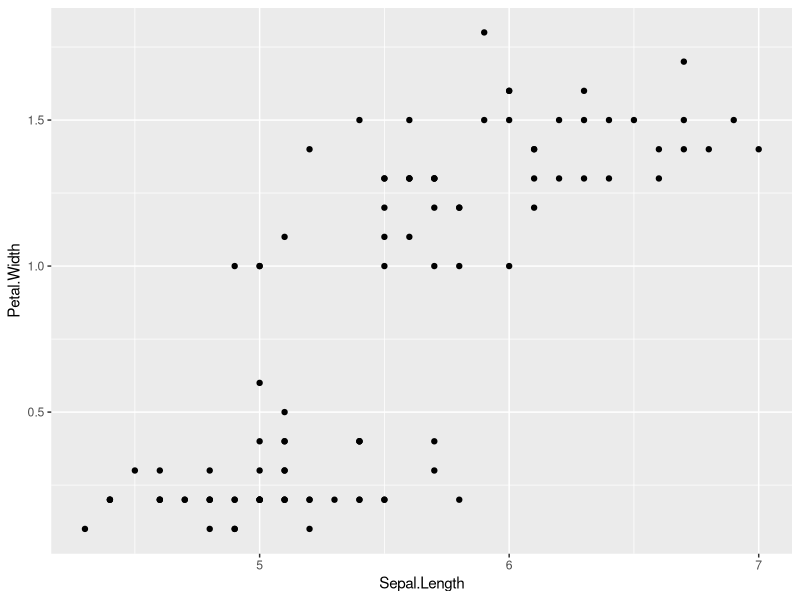
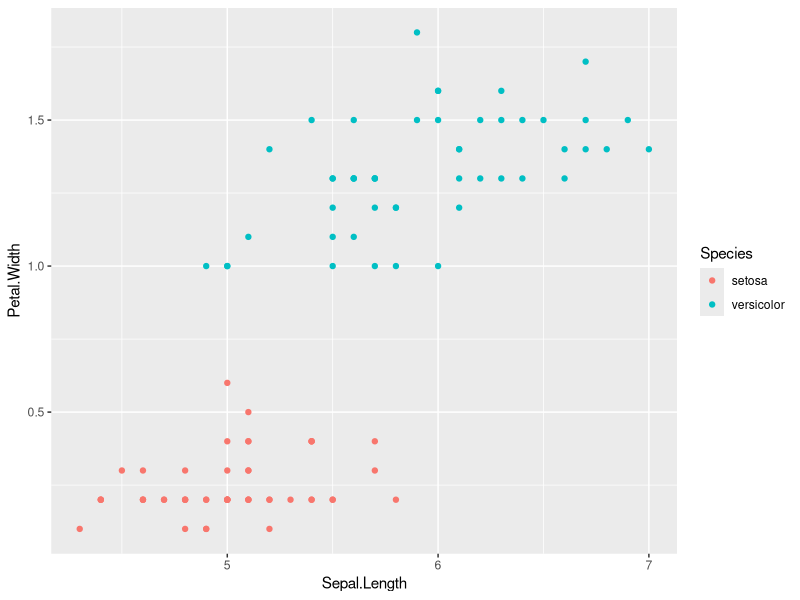
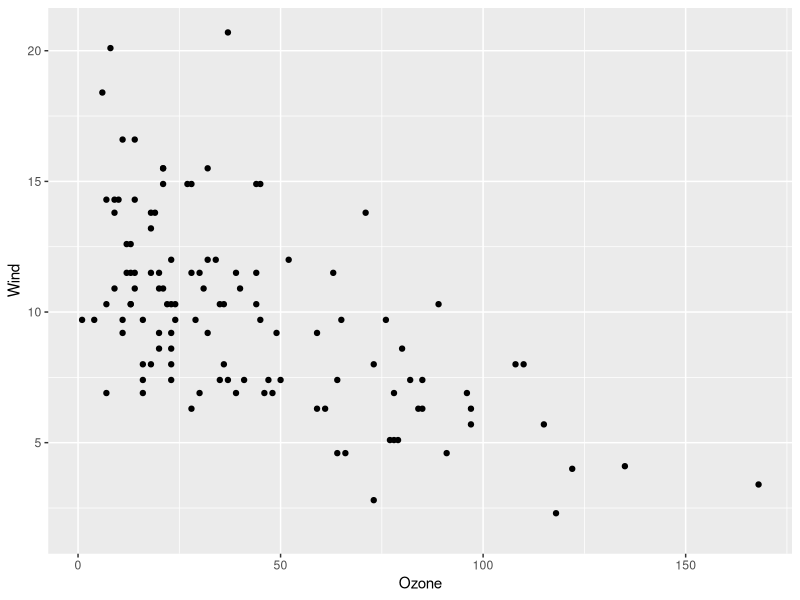
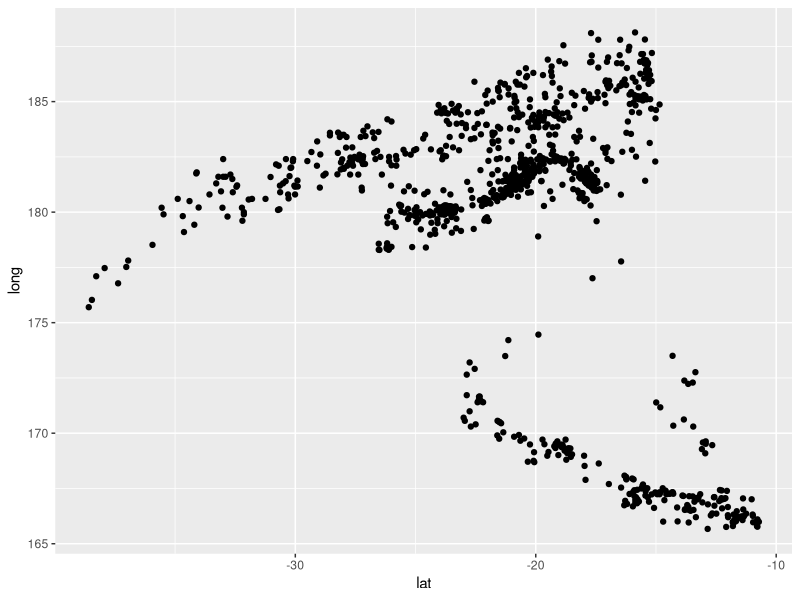
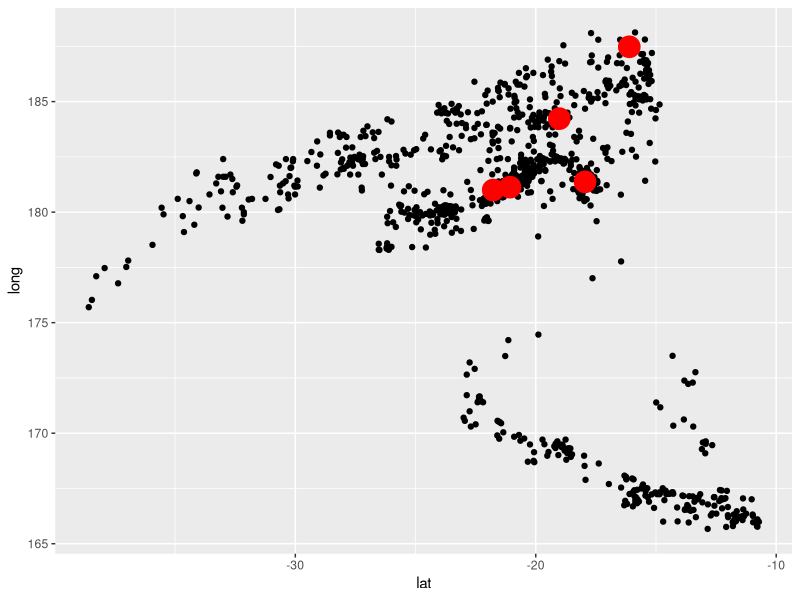
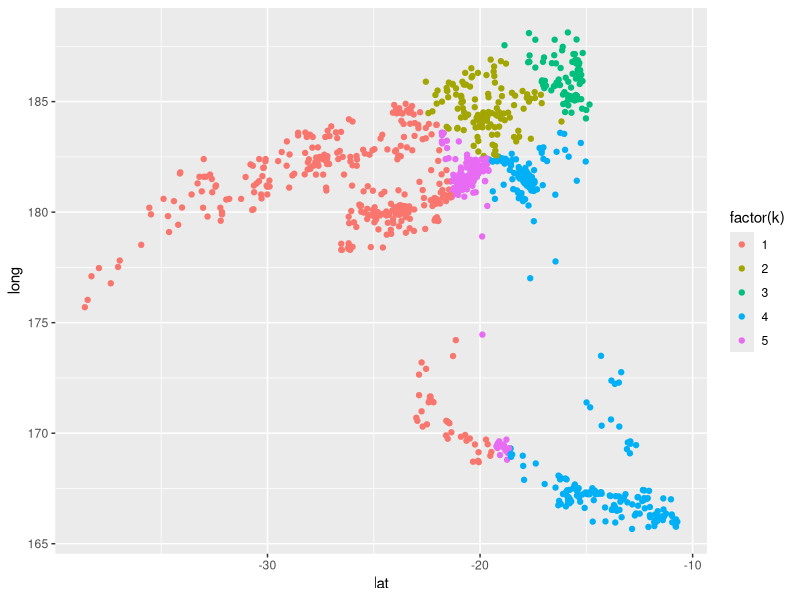
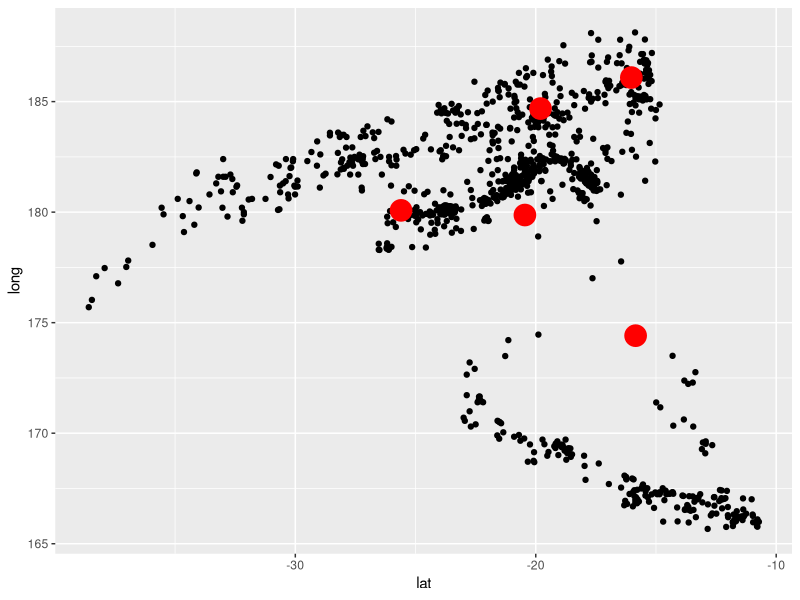
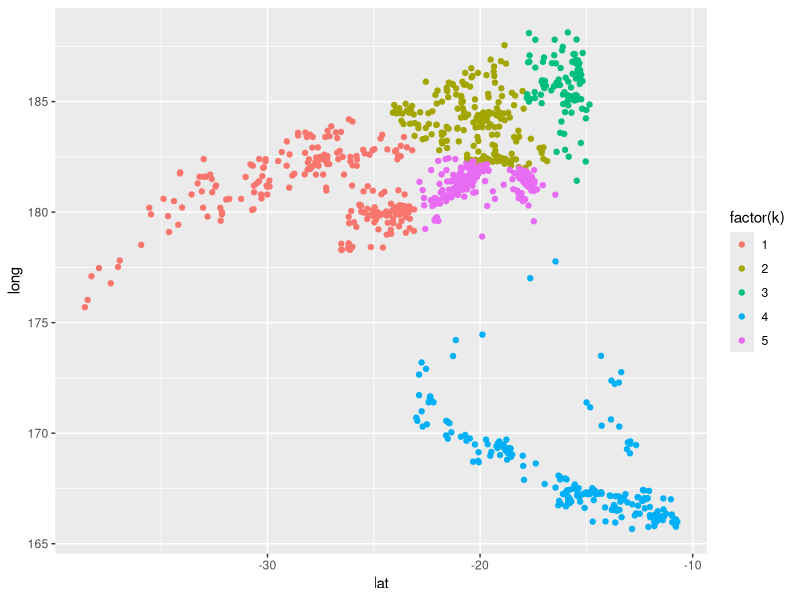

Here is the R script that generated these plots, in order:
## ---- chunk 1
knitr::opts_chunk$set(echo = T, message = F, error = F, warning = F)
library(stringdist)
library(dplyr)
library(ggplot2)
library(tidyr)
library(knitr)
## ---- chunk 2
ggplot(filter(iris, Species %in% c('setosa','versicolor')), 
       aes(x=Sepal.Length, y=Petal.Width)) + geom_point()
## ---- chunk 3
ggplot(filter(iris, Species %in% c('setosa','versicolor')), 
       aes(x=Sepal.Length, y=Petal.Width, colour=Species)) + geom_point()
## ---- chunk 4
ggplot(airquality, aes(x=Ozone, y=Wind)) + geom_point()
## ---- chunk 5
mat.1 <- matrix(rnorm(10*100), ncol=100)
dist(mat.1, method = 'euclidean')
## ---- chunk 6
quakes.1 <- quakes[, c('lat','long')]
quakes.1$id <- 1:nrow(quakes.1)
ggplot(quakes.1, aes(x=lat, y=long)) + geom_point()
## ---- chunk 7
set.seed(251122)
K <- 5
centros.1 <- sample_n(quakes.1, K) %>% 
  mutate(k = 1:K)
centros.2 <- centros.1 %>% gather(var, value.c, lat:long) %>% select(-id)
quakes.2 <- quakes.1 %>% gather(var, value, lat:long)

ggplot(quakes.1, aes(x=lat, y=long)) + geom_point() +
  geom_point(data = centros.1, aes(x=lat, y=long), size=7, colour='red')
## ---- chunk 8
agrup.1 <- left_join(quakes.2, centros.2)
agrup <- agrup.1 %>% group_by(id, k) %>%
  summarise(dist=sum((value-value.c)^2)) %>% 
  group_by(id) %>%
  mutate(min.dist = min(dist)) %>%
  filter(min.dist == dist) %>%
  left_join(quakes.1)
ggplot(agrup, aes(x=lat, y=long, colour=factor(k))) + geom_point()
## ---- chunk 9
centros.1 <- agrup %>% group_by(k) %>%
  summarise(lat=mean(lat), long=mean(long))
centros.2 <- centros.1 %>% gather(var, value.c, lat:long) 
ggplot(quakes.1, aes(x=lat, y=long)) + geom_point() +
  geom_point(data = centros.1, aes(x=lat, y=long), size=7, colour='red')
## ---- chunk 10
agrup.1 <- left_join(quakes.2, centros.2)
agrup <- agrup.1 %>% group_by(id, k) %>%
  summarise(dist=sum((value-value.c)^2)) %>% 
  group_by(id) %>%
  mutate(min.dist = min(dist)) %>%
  filter(min.dist == dist) %>%
  left_join(quakes.1)
ggplot(agrup, aes(x=lat, y=long, colour=factor(k))) + geom_point()
## ---- chunk 11
centros.1 <- agrup %>% group_by(k) %>%
  summarise(lat=mean(lat), long=mean(long))
centros.2 <- centros.1 %>% gather(var, value.c, lat:long) 
ggplot(quakes.1, aes(x=lat, y=long)) + geom_point() +
  geom_point(data = centros.1, aes(x=lat, y=long), size=7, colour='red')
## ---- chunk 12
agrup.1 <- left_join(quakes.2, centros.2)
agrup <- agrup.1 %>% group_by(id, k) %>%
  summarise(dist=sum((value-value.c)^2)) %>% 
  group_by(id) %>%
  mutate(min.dist = min(dist)) %>%
  filter(min.dist == dist) %>%
  left_join(quakes.1)
ggplot(agrup, aes(x=lat, y=long, colour=factor(k))) + geom_point()
## ---- chunk 13
set.seed(2800)
k_medias <- kmeans(quakes.1[, c('lat','long')], centers = 5, nstart=30) 
# escoger varios comienzos aleatorios=
str(k_medias)
## ---- chunk 14
grupo <- k_medias$cluster
quakes.1$grupo <- grupo
ggplot(quakes.1, aes(x=lat, y=long, colour=factor(grupo))) + geom_point()
## ---- chunk 15
set.seed(90902)
df <- data.frame(x = rnorm(500,0,1), y = rnorm(500,0,1))
df$grupo <- kmeans(df, centers=5, nstart=20)$cluster
ggplot(df, aes(x=x, y=y, colour=factor(grupo))) + geom_point()
## ---- chunk 16
df$grupo <- kmeans(df, centers=5, nstart=20)$cluster
ggplot(df, aes(x=x, y=y, colour=factor(grupo))) + geom_point()
## ---- chunk 17
set.seed(909021)
df <- data.frame(x = rnorm(500,0,1), y = rnorm(500,0,1))
df$grupo <- kmeans(df, centers=5, nstart=20)$cluster
ggplot(df, aes(x=x, y=y, colour=factor(grupo))) + geom_point()
## ---- chunk 18
set.seed(2800)
df <- data.frame(x=c(rnorm(100,-50,10), rnorm(100,0,10), rnorm(70,30,2) ))
qplot(df$x)
## ---- chunk 19
ajustes.km <- lapply(1:20, function(k){
  kmedias <- kmeans(df, centers = k, nstart = 20)    
  kmedias
})
tot.within <- sapply(ajustes.km, function(aj){ aj$tot.withinss})
qplot(1:length(tot.within), tot.within, geom='line') + geom_point()
